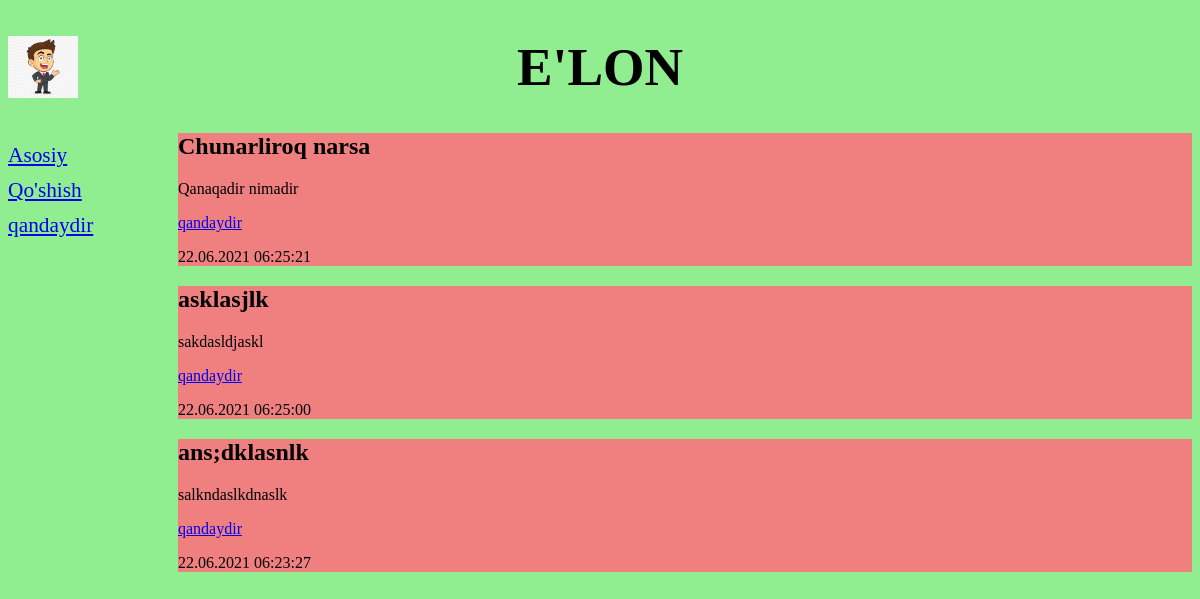
Before: / with the older database file.
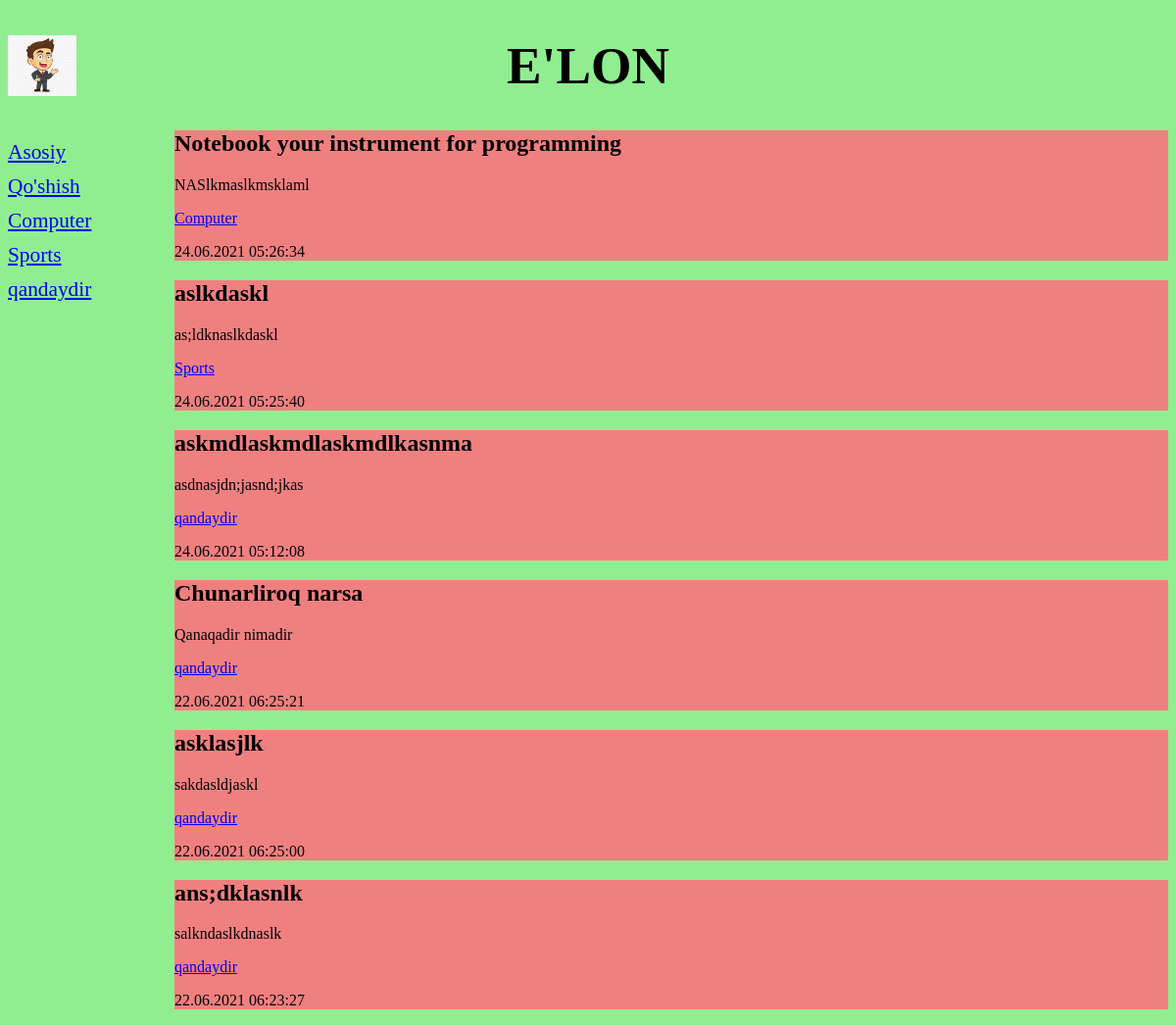
After: the same page with the newer database file.
### bboard/models.py (models this page shows, shortened)
class Rubric(models.Model):
    name = models.CharField(max_length=20, db_index=True,verbose_name='Nomi')
    class Meta:
        verbose_name_plural = 'Rubrikalar'
        verbose_name = 'Rubrika'
        ordering = ['name']

class Bb(models.Model):
    title = models.CharField(max_length=50, verbose_name='elon')
    content = models.TextField(null=True,blank=True,verbose_name='mazmuni')
    price = models.FloatField(null=True,blank=True,verbose_name='narx')
    published = models.DateTimeField(auto_now_add=True, db_index=True,verbose_name='chop qilingan sana')
    rubric = models.ForeignKey(Rubric,on_delete=models.CASCADE)
    class Meta:
        verbose_name_plural = "E'lonlar"
        verbose_name = "E'lon"
        ordering = ['-published']
    """
    CREATE TABLE "bboard_bb"(
        "id" integer NOT NULL PRIMARY KEY AUTOINCREMENT,
        "title" varchar(50) NOT NULL,
        "content" text NULL,
        "price" real NULL,
        "published" datetime NOT NULL,
    );
    CREATE INDEX "bboard_bb_published_58fde1db5" ON "bboar_bb"("published");
    COMMIT;

    """

### bboard/views.py (the view)
# urls.py: path('',index,name="index"),
def index(request):
    bbs = Bb.objects.all()
    rubrics = Rubric.objects.all()
    context = {'bbs':bbs,'rubrics':rubrics}
    return render(request,'index.html',context)

### bboard/templates/index.html
{% extends 'layoutbasic.html'%}
{% block content%}
{% for bb in bbs %}
<div>
    <h2>{{bb.title}}</h2>
    <p>{{bb.content}}</p>
    <p><a href="{% url 'by_rubric' bb.rubric.pk %}">{{bb.rubric.name}}</a></p>
    <p>{{bb.published|date:"d.m.Y H:i:s"}}</p>
</div>
{% endfor %}
{%endblock%}

### bboard/templates/layoutbasic.html (shortened to what this page needs)
<!DOCTYPE html>
<html lang="en">
{%load static%}
<head>
    <link rel="stylesheet" href="{%static 'style.css'%}" type="text/css">
</head>
<body>
    <header>
        <h1>E'lon</h1>
    </header>
    <nav>
        <a href="{% url 'index' %}">Asosiy</a>
        <a href="{% url 'add' %}">Qo'shish</a>
        {% for rubric in rubrics %}
            <a href="{% url 'by_rubric' rubric.pk %}">{{rubric.name}}</a>
        {% endfor %}
    </nav>
    <section>
    {% block content%}
    {%endblock%}
    </section>
</body>
</html>

### bboard/static/style.css (style rules this page uses)
html { background: lightgreen; }
div { background-color: lightcoral; }
header h1 { font-size:40pt; text-transform: uppercase; text-align: center; background: lightcoral; background: url('bg.png') left/auto 100% no-repeat; }
nav { font-size:16pt; width: 150px; float:left; }
nav a { display: block; margin:10px 0px; }
section { margin-left: 170px; }

Changed rows visible on the page:
added Rubric: name "Computer"
added Rubric: name "Sports"
added Bb: title "Notebook your instrument for programming", content "NASlkmaslkmsklaml", rubric.name "Computer", published "24.06.2021 05:26:34"
added Bb: title "aslkdaskl", content "as;ldknaslkdaskl", rubric.name "Sports", published "24.06.2021 05:25:40"
added Bb: title "askmdlaskmdlaskmdlkasnma", content "asdnasjdn;jasnd;jkas", rubric.name "qandaydir", published "24.06.2021 05:12:08"
